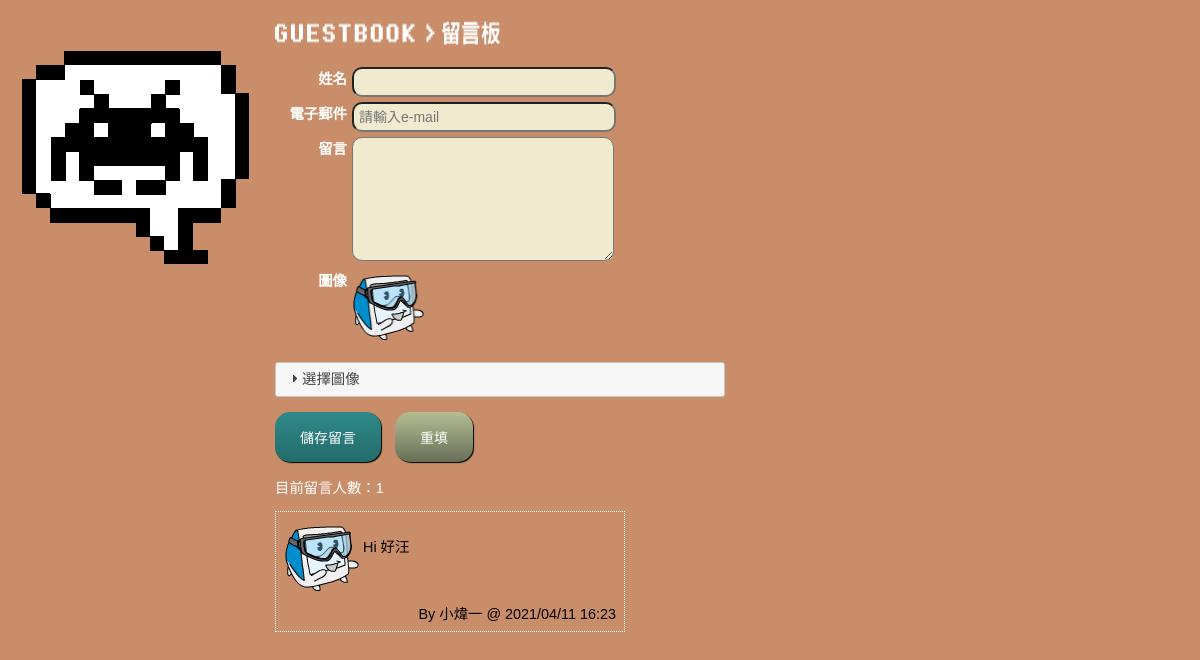
The app's page /, older data.
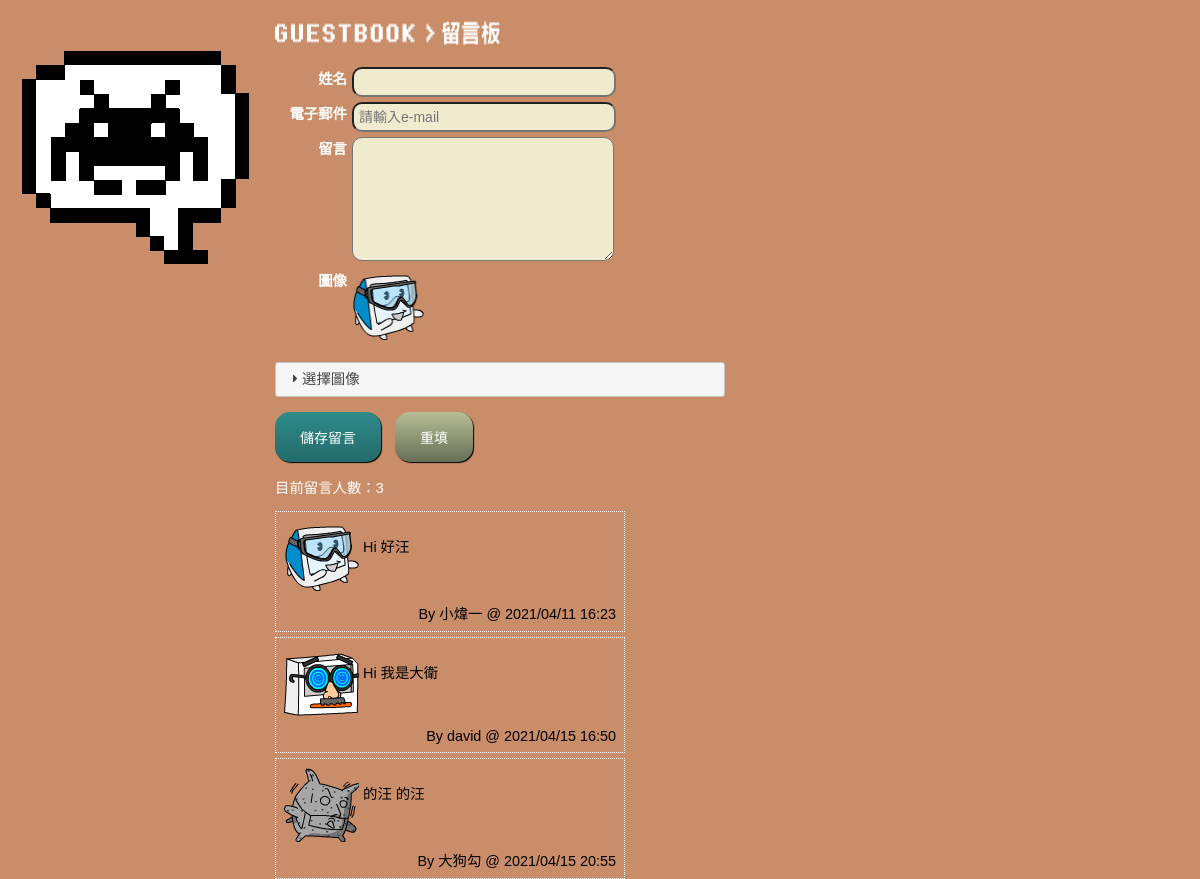
The same page, newer data.
### guestbook.py (models this page shows, shortened)
class Guestbook(db.Model):  # 留言板資料表
    id = db.Column(db.Integer, primary_key=True)
    guestname = db.Column(db.String(30), nullable=False)
    email = db.Column(db.String(50), unique=True, nullable=False)
    message = db.Column(db.Text, nullable=False)
    icon = db.Column(db.String(10), nullable=False,
        default='ico1.png')
    postdate = db.Column(db.DateTime, nullable=False,
        default=datetime.utcnow)

### guestbook.py (the view)
@app.route('/index.html')
@app.route('/')
def index():
    gb = Guestbook.query.all()
    return render_template('index.html', books=gb)

### guestbook.py (called while the page is built)
@app.template_filter()
def datetimefilter(utc):
    utc_zone = tz.gettz('UTC')
    tw_zone = tz.gettz('Asia/Taipei')
    utc = utc.replace(tzinfo=utc_zone)
    tw_time = utc.astimezone(tw_zone)
    return tw_time.strftime('%Y/%m/%d %H:%M')

@app.template_filter()
@evalcontextfilter
def nl2br(eval_ctx, value):
    result = u'\n\n'.join(u'<p>%s</p>' % p.replace('\n', Markup('<br>\n'))
                          for p in _paragraph_re.split(escape(value)))
    if eval_ctx.autoescape:
        result = Markup(result)
    return result

### templates/index.html (shortened to what this page needs)
<!doctype html>
<html>
    <head>
        <link rel="stylesheet" href="css/main.css">
        <link rel="stylesheet" href="https://code.jquery.com/ui/1.12.1/themes/base/jquery-ui.css">
    </head>
    <body>
        <div id="main">
            <form method="POST" action=/add_msg name="questForm" id="questForm">
                <h1><img src="images/title.png" alt="電玩快打留言板" width="225" height="24"></h1>
                <p>
                    <label for="guestName">姓名</label>
                    <input type="text" name="guestname" class="fieldWidth" id="guestName" required="required">
                    <br/>
                    <label for="email">電子郵件</label>
                        <input type="email" placeholder="請輸入e-mail" class="fieldWidth" name="email" id="email">
                    <br/>
                    <label>留言</label>
                    <textarea name="message" rows=7 class="fieldWidth" id="message" required="required"></textarea>
                    <br />
                    <label>圖像</label>
                    <img src="icons/ico1.png" name="myIcon" width="72" height="75" id="myIcon">
                    <div id="accordion">
                        <h3>選擇圖像</h3>
                    </div>
                    <div id="btnArea">
                        <input type="submit" name="submit" id="submit" value="儲存留言"/>
                        <input type="reset" name="cancel" id="cancel_btn" value="重填">
                    </div>
                </p>
            </form>
            <p>目前留言人數：{{ books|length }}</p>
            {% for b in books %}
            <table width="350" class="msgBox">
                <tr>
                <td width="75" valign="top">
                    <img width="75" height="75" src="icons/{{b.icon}}">
                </td>
                <td valign="top">
                    {{b.message|nl2br}}
                </td>
                </tr>
                <tr>
                <td colspan="2" align="right">
                By {{b.guestname}} @ {{b.postdate|datetimefilter }}
                </tr>
            </table>
            {% endfor %}
        </div>
    </body>
</html>

### static/css/main.css (style rules this page uses)
body { font-family: '微軟正黑體', '黑體-繁', sans-serif; background-attachment: fixed; background-color: #c98d69; background-image: url(../images/invader_a.gif); background-repeat: no-repeat; background-position: 20px 50px; }
.msgBox { color:black; border: thin dotted #FFFFFF; margin-bottom: 5px; padding: 5px; }
h1 { font-size: 24px; }
label { float: left; width: 5em; font-weight: bold; color: #FFFFFF; margin-bottom: 5px; margin-right: 5px; text-align: right; }
.fieldWidth { font-size: 14px; width: 250px; margin-bottom: 5px; border-radius: 10px; padding:5px; background: #f0eacf; }
#main { position: absolute; left: 275px; top: 5px; width: 450px; height: 306px; z-index: 2; font-size: 0.9em; color: #FFFFFF; }
#submit { background-color:#2F8A8A; background-image: linear-gradient(to bottom, #2F8A8A, #246B6B); border-radius: 15px; border: none; color: white; padding: 15px 25px; margin-right: 10px; text-align: center; box-shadow: 1px 1px 1px 0px #000000; font-weight: 400; display: inline-block; font-size: 14px; }
#cancel_btn { background-color:#9BA17E; background-image: linear-gradient(to bottom, #B6BD94, #677057); border-radius: 15px; border: none; color: white; padding: 15px 25px; text-align: center; box-shadow: 1px 1px 1px 0px #000000; font-weight: 400; display: inline-block; font-size: 14px; }
#btnArea { margin-top: 15px }

Row changes from the older to the newer data that the page shows:
added Guestbook: icon (picture), message "Hi 我是大衛", guestname "david", postdate "2021/04/15 16:50"
added Guestbook: icon (picture), message "的汪 的汪", guestname "大狗勾", postdate "2021/04/15 20:55"
Text that changed along with them:
{{ books|length }}: "1" → "3"
